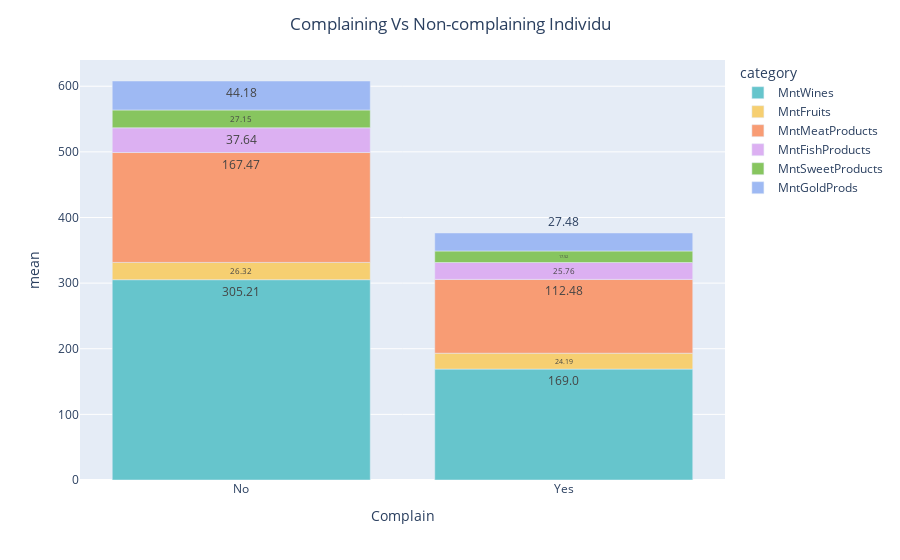

Write notebook code for a chart like this one.
### Markdown cell above
### 3.2.3 Pengaruh Complain dan pola belanja

### Code cell
cat = df.copy()
cat.Complain = cat.Complain.map({0:"No", 1:"Yes"})
cat = round(cat.groupby('Complain')[['MntWines', 'MntFruits', 'MntMeatProducts', 'MntFishProducts',
          'MntSweetProducts', 'MntGoldProds']].mean().T.unstack().reset_index(level=1, name='mean') \
          .rename(columns={'level_1':'category'}).reset_index(), 2)

fig = px.bar(data_frame=cat, y='mean', x='Complain',
             text=cat['mean'].map(lambda x: str(x)),
             color_discrete_sequence=px.colors.qualitative.Pastel,
             color='category')

fig.update_layout(title="Complaining Vs Non-complaining Individu", title_x=0.5)

### Figure 1 — Plotly figure (JSON) as saved in the notebook; plotly's stock layout.template omitted (floating-point values rounded to 4 significant figures)
{"data": [{"alignmentgroup": "True", "hovertemplate": "category=MntWines<br>Complain=%{x}<br>mean=%{y}<br>text=%{text}<extra></extra>", "legendgroup": "MntWines", "marker": {"color": "rgb(102, 197, 204)", "pattern": {"shape": ""}}, "name": "MntWines", "offsetgroup": "MntWines", "orientation": "v", "showlegend": true, "text": ["305.21", "169.0"], "textposition": "auto", "type": "bar", "x": ["No", "Yes"], "xaxis": "x", "y": [305.2, 169], "yaxis": "y"}, {"alignmentgroup": "True", "hovertemplate": "category=MntFruits<br>Complain=%{x}<br>mean=%{y}<br>text=%{text}<extra></extra>", "legendgroup": "MntFruits", "marker": {"color": "rgb(246, 207, 113)", "pattern": {"shape": ""}}, "name": "MntFruits", "offsetgroup": "MntFruits", "orientation": "v", "showlegend": true, "text": ["26.32", "24.19"], "textposition": "auto", "type": "bar", "x": ["No", "Yes"], "xaxis": "x", "y": [26.32, 24.19], "yaxis": "y"}, {"alignmentgroup": "True", "hovertemplate": "category=MntMeatProducts<br>Complain=%{x}<br>mean=%{y}<br>text=%{text}<extra></extra>", "legendgroup": "MntMeatProducts", "marker": {"color": "rgb(248, 156, 116)", "pattern": {"shape": ""}}, "name": "MntMeatProducts", "offsetgroup": "MntMeatProducts", "orientation": "v", "showlegend": true, "text": ["167.47", "112.48"], "textposition": "auto", "type": "bar", "x": ["No", "Yes"], "xaxis": "x", "y": [167.5, 112.5], "yaxis": "y"}, {"alignmentgroup": "True", "hovertemplate": "category=MntFishProducts<br>Complain=%{x}<br>mean=%{y}<br>text=%{text}<extra></extra>", "legendgroup": "MntFishProducts", "marker": {"color": "rgb(220, 176, 242)", "pattern": {"shape": ""}}, "name": "MntFishProducts", "offsetgroup": "MntFishProducts", "orientation": "v", "showlegend": true, "text": ["37.64", "25.76"], "textposition": "auto", "type": "bar", "x": ["No", "Yes"], "xaxis": "x", "y": [37.64, 25.76], "yaxis": "y"}, {"alignmentgroup": "True", "hovertemplate": "category=MntSweetProducts<br>Complain=%{x}<br>mean=%{y}<br>text=%{text}<extra></extra>", "legendgroup": "MntSweetProducts", "marker": {"color": "rgb(135, 197, 95)", "pattern": {"shape": ""}}, "name": "MntSweetProducts", "offsetgroup": "MntSweetProducts", "orientation": "v", "showlegend": true, "text": ["27.15", "17.52"], "textposition": "auto", "type": "bar", "x": ["No", "Yes"], "xaxis": "x", "y": [27.15, 17.52], "yaxis": "y"}, {"alignmentgroup": "True", "hovertemplate": "category=MntGoldProds<br>Complain=%{x}<br>mean=%{y}<br>text=%{text}<extra></extra>", "legendgroup": "MntGoldProds", "marker": {"color": "rgb(158, 185, 243)", "pattern": {"shape": ""}}, "name": "MntGoldProds", "offsetgroup": "MntGoldProds", "orientation": "v", "showlegend": true, "text": ["44.18", "27.48"], "textposition": "auto", "type": "bar", "x": ["No", "Yes"], "xaxis": "x", "y": [44.18, 27.48], "yaxis": "y"}], "layout": {"barmode": "relative", "legend": {"title": {"text": "category"}, "tracegroupgap": 0}, "margin": {"t": 60}, "title": {"text": "Complaining Vs Non-complaining Individu", "x": 0.5}, "xaxis": {"anchor": "y", "domain": [0, 1], "title": {"text": "Complain"}}, "yaxis": {"anchor": "x", "domain": [0, 1], "title": {"text": "mean"}}}}
